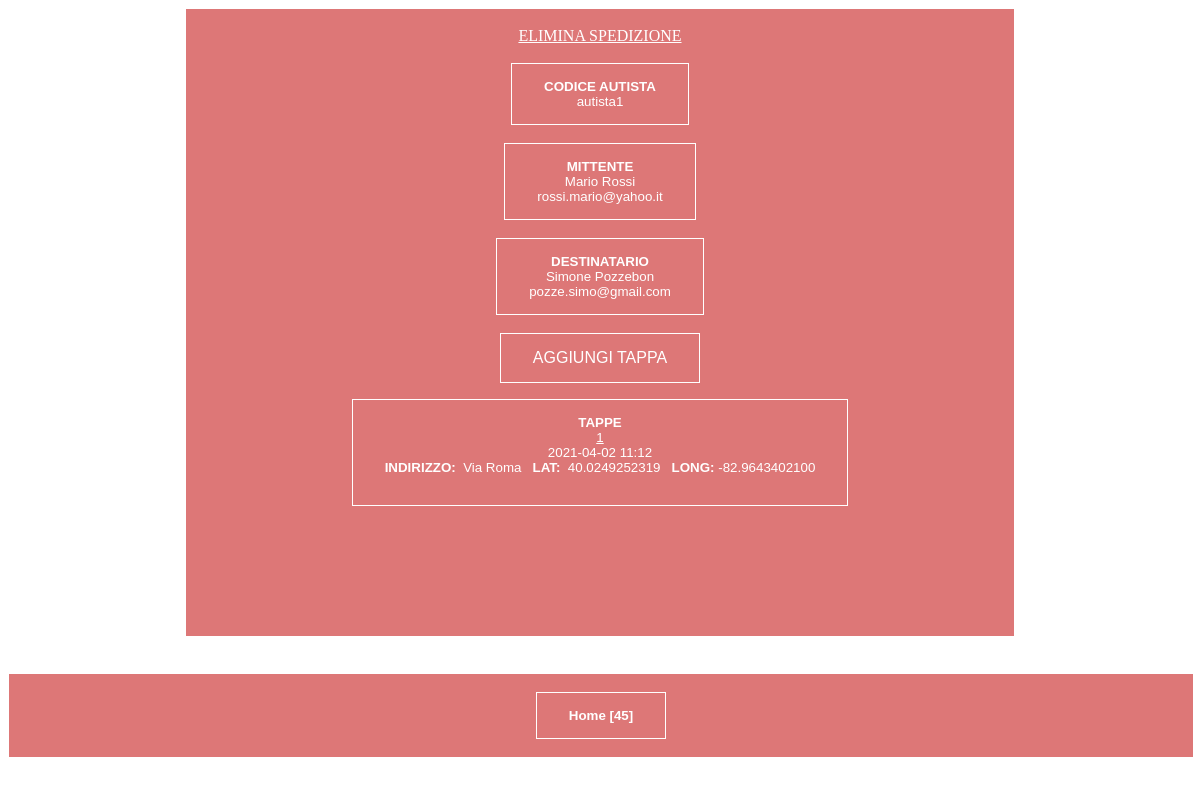
The app's page /src/sped.php?idSped=16 (signed in) with its own data.
### tables this page shows
CREATE TABLE `spedizioni` (
  `idSpedizione` int(11) NOT NULL AUTO_INCREMENT,
  `mittente` int(11) DEFAULT NULL,
  `destinatario` int(11) DEFAULT NULL,
  `truckTracking` varchar(30) DEFAULT NULL,
  `descb` varchar(150) DEFAULT NULL,
  PRIMARY KEY (`idSpedizione`),
  KEY `mittente` (`mittente`),
  KEY `destinatario` (`destinatario`),
  CONSTRAINT `spedizioni_ibfk_1` FOREIGN KEY (`mittente`) REFERENCES `clienti` (`idCliente`),
  CONSTRAINT `spedizioni_ibfk_2` FOREIGN KEY (`destinatario`) REFERENCES `clienti` (`idCliente`)
);

CREATE TABLE `clienti` (
  `idCliente` int(11) NOT NULL AUTO_INCREMENT,
  `nome` varchar(100) DEFAULT NULL,
  `cognome` varchar(30) DEFAULT NULL,
  `mail` varchar(300) NOT NULL,
  PRIMARY KEY (`idCliente`)
);

CREATE TABLE `tappe` (
  `idTappa` int(11) NOT NULL AUTO_INCREMENT,
  `spedizione` int(11) DEFAULT NULL,
  `dat` date DEFAULT NULL,
  `ora` varchar(5) DEFAULT NULL,
  `addr` varchar(100) DEFAULT NULL,
  `lat` float(200,10) DEFAULT NULL,
  `lon` float(200,10) DEFAULT NULL,
  PRIMARY KEY (`idTappa`),
  KEY `spedizione` (`spedizione`),
  CONSTRAINT `tappe_ibfk_1` FOREIGN KEY (`spedizione`) REFERENCES `spedizioni` (`idSpedizione`)
);

### src/sped.php (the view, shortened to what this page needs)
<html>
    <head>
		<link rel="stylesheet" type="text/css" href="style.css" />
	</head>
    <body>
        <div class="supportCentering">
            <br>
            <div class="descSpedizioneContainer">
                <?php
                    $idSPED             = $_GET["idSped"];
                    include "connect.php";
                    $checkQuery = "SELECT *
                                    FROM spedizioni
                                    WHERE idSpedizione = $idSPED";
                    $checkRes  =  $conn->query($checkQuery);
                    if( !mysqli_num_rows($checkRes) > 0){
                        echo "<script> alert(\"NON ESISTE QUESTA SPEDIZIONE!\") </script>";
                        echo ":)";
                        header("Refresh: 0; showSped.php");
                    }
                    else{
                            $querySped = "SELECT S.idSpedizione, C.nome as NomeMittente, C.cognome as CognomeMittente, C.mail as MailMittente, D.nome as NomeDestinatario, D.cognome as CognomeDestinatario, D.mail as MailDestinatario, S.truckTracking as truckTracking
                            FROM spedizioni
                                AS S INNER JOIN clienti
                                AS C INNER JOIN clienti
                                AS D ON C.idCliente = S.mittente
                                AND D.idCliente = S.destinatario
                                AND S.idSpedizione = $idSPED";
                            $queryTappe = "SELECT *
                                        FROM tappe
                                        WHERE spedizione=$idSPED";
                            $resultSped = $conn->query($querySped);
                            $resTappe = $conn->query($queryTappe);
                            echo "<a href=\"deleteSped.php\"> ELIMINA SPEDIZIONE </a> <br> <br>";
                            while ($row = $resultSped->fetch_assoc()) {
                                $nomeM              = $row["NomeMittente"];
                                $cognomeM           = $row["CognomeMittente"];
                                $mailM	            = $row["MailMittente"];
                                $nomeD              = $row["NomeDestinatario"];
                                $cognomeD           = $row["CognomeDestinatario"];
                                $mailD	            = $row["MailDestinatario"];
                                $truckTracking      = $row["truckTracking"];
                                echo "<button class=\"buttonLabel\"> <b> CODICE AUTISTA </b> <br>
                                <label>".$truckTracking."</label>
                                </button> <br> <br>";
                                echo "<button class=\"buttonLabel\"> <b> MITTENTE </b> <br>
                                    <label>".$nomeM."</label>
                                    <label>".$cognomeM."</label> <br>
                                    <label>".$mailM."</label>
                                </button> <br> <br>";
                                echo "<button class=\"buttonLabel\"> <b> DESTINATARIO </b> <br>
                                    <label>".$nomeD."</label>
                                    <label>".$cognomeD."</label> <br>
                                    <label>".$mailD."</label>
                                </button> <br> <br>";
                        }
                        $nTappa = 1;
                        echo "
                        <form action=\"addTappa.php\">
                            <input class=\"loginBTN\"type=\"submit\" value=\"AGGIUNGI TAPPA\" />
                        </form>
                        <button class=\"buttonLabel\">
                            <b> TAPPE </b> <br>";
                        while ($row = $resTappe->fetch_assoc()) {
                            $data           = $row["dat"];
                            $ora	        = $row["ora"];
                            $addr           = $row["addr"];
                            $latitudine     = $row["lat"];
                            $longitudine    = $row["lon"];
                            echo "<label> <u>".$nTappa."</u> </label> <br>";
                            echo "<label>".$data."</label>  ";
                            echo "<label>".$ora."</label> <br>";
                            echo "<label> <b> INDIRIZZO: </b></label> &nbsp";
                            echo "<label>".$addr."</label> &nbsp";
                            echo "<label> <b> LAT: </b> </label> &nbsp";
                            echo "<label>".$latitudine."</label> &nbsp";
                            echo "<label> <b> LONG: </b></label>";
                            echo "<label>".$longitudine."</label> <br> <br>";
                            $nTappa++;
                    }
                    echo "</button> <br>";
                }
                ?>
            </div>
            <br>
        </div>
        <br>
    </body>
	<?php
		include "func.php";
        echo "<br>";
	?>
</html>

### src/style.css (style rules this page uses)
body { background-color: rgb(255, 255, 255); }
button { background-color: rgb(221, 119, 119); border: none; color: white; padding: 15px 32px; text-align: center; text-decoration: none; display: inline-block; outline: none; }
input { background-color: rgb(221, 119, 119); border: none; color: white; padding: 15px 32px; text-align: center; text-decoration: none; font-size: 16px; outline: none; }
div { background-color: rgb(221, 119, 119); color: white; text-align: center; margin-left: auto; margin-right: auto; }
.loginBTN { border: 1px solid white; }
.supportCentering { border: 1px solid white; width: 70%; height: 80%; text-align: left; align-items: center; display: block; overflow-y: scroll; }
.buttonLabel { top: 1px; border: 1px solid rgb(255, 255, 255); width: auto; }

### records on screen
spedizioni: truckTracking "autista1", mittente.nome "Mario", mittente.cognome "Rossi", mittente.mail "rossi.mario@yahoo.it", destinatario.nome "Simone", destinatario.cognome "Pozzebon", destinatario.mail "pozze.simo@gmail.com"
tappe: dat "2021-04-02", ora "11:12", addr "Via Roma", lat "40.0249252319", lon "-82.9643402100"

### other values on screen
$user "45"
